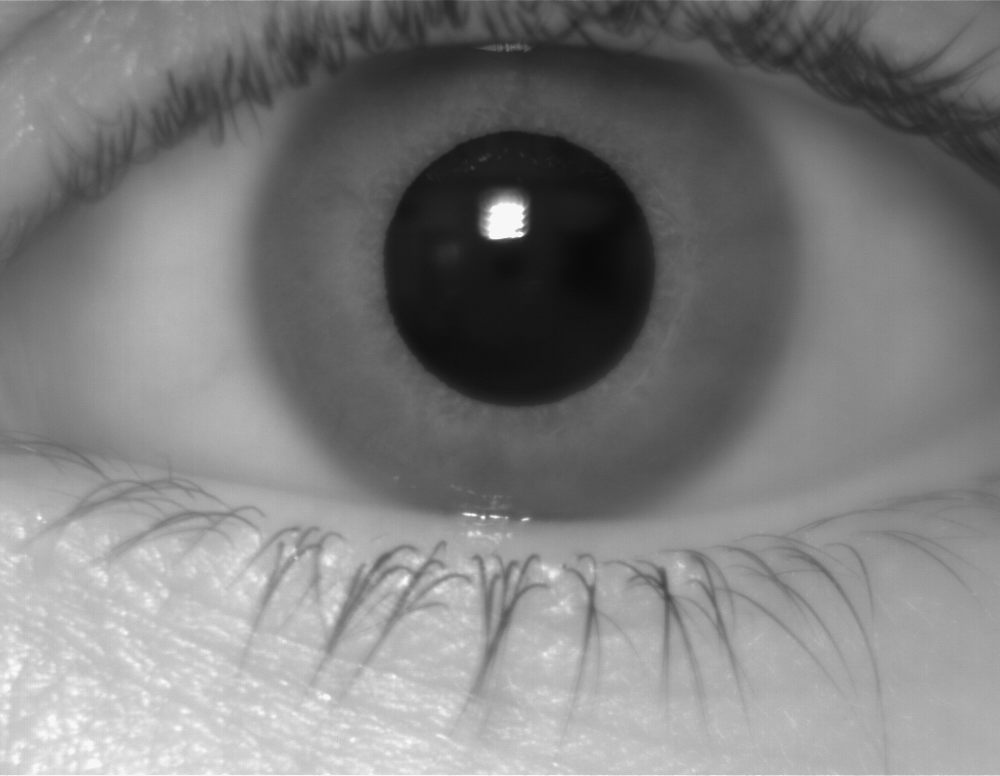
%> input picture Trabalho final/Img_005_L_2.bmp, 1000 x 776 px
$ octave Trabalho_semfuncoes.m   (GNU Octave 9; MATLAB toolbox functions it lacks are replaced by stand-ins)
%> lines starting %> are read from the running program, lines starting %| are printed output that depends on the picture

close all
clc
x=1;y=1;angulo=0;raio=0;distancia = 0;
I = imread('Img_005_L_2.bmp');
%> I is the input picture: size 776x1000 uint8; min 7, max 247, mean 126.3
BW = edge(I);
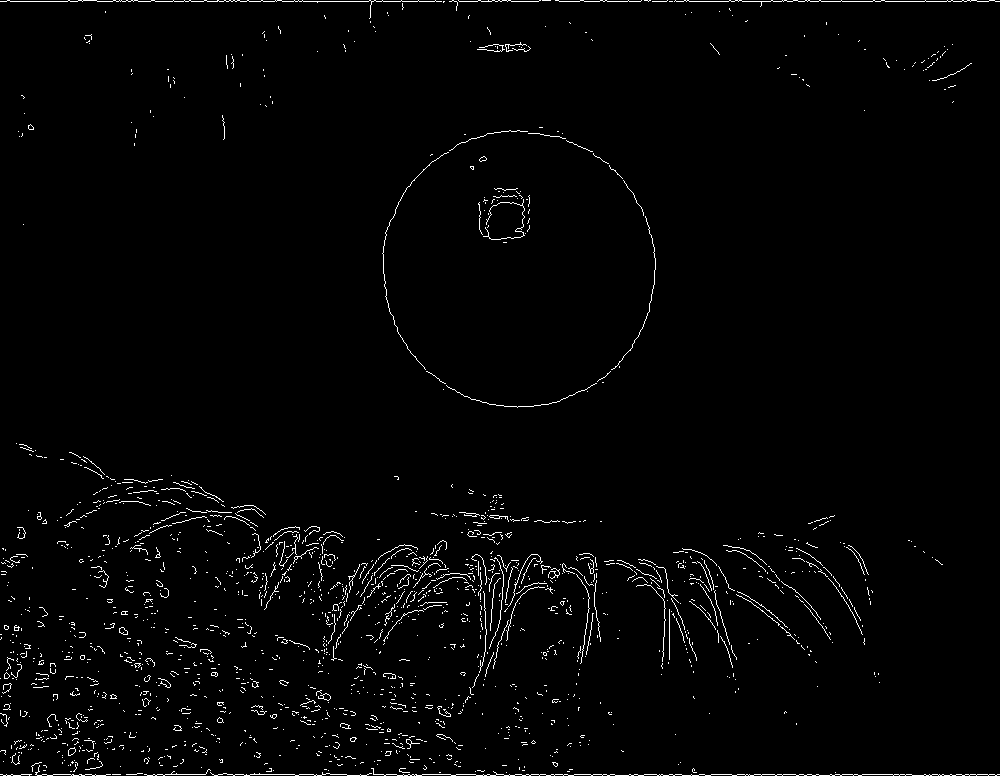
%> BW: size 776x1000 logical; 1.8% white in thin lines or dots
[centers, radii] = imfindcircles(BW,[70 150],'ObjectPolarity','dark', ...
    'Sensitivity',0.97);
%> centers = [518.4 267.2; 594.9 640.1; 784.8 601.6; 405.6 616.5; 179.2 609.3]; radii = [134.7; 76.75; 85.72; 86.56; 117.1]
Centro = centers(1,1:2);
%> Centro = [518.4 267.2]
RaioPupila = (radii(1));
%> RaioPupila = 134.7
RaioIris = 1.8*RaioPupila;
%> RaioIris = 242.4
CentroX = Centro(1,2);
%> CentroX = 267.2
CentroY = Centro(1,1);
%> CentroY = 518.4

%Transforma玢o de coordenadas polares pra coordenadas cartesianas
for angulo = 0:2*pi/511:2*pi
    x=1;
    for raio = RaioPupila:round(RaioIris-RaioPupila)/63:round(RaioIris)
        Cartesiano(x,y) = I(round(raio*sin(angulo)+CentroX),round(raio*cos(angulo)+ CentroY));
        x = x+1;
    end
    y = y+1;
end
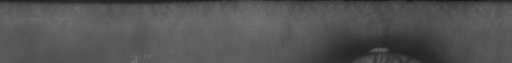
%> Cartesiano: size 63x512 uint8; min 25, max 116, mean 83.6
%> after the loop, y = 513


%Retirada da palpreba superior
for y = 336:430
    for x = 39:64
        Cartesiano(x,y) = 0;
    end
end
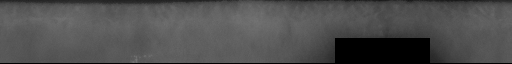
%> Cartesiano: size 64x512 uint8; min 0, max 116, mean 78.6


for y = 1:512
    for x = 1:64
%> (the run ends here)

$ run again, with Trabalho final/Img_005_L_1.bmp copied over Trabalho final/Img_005_L_2.bmp
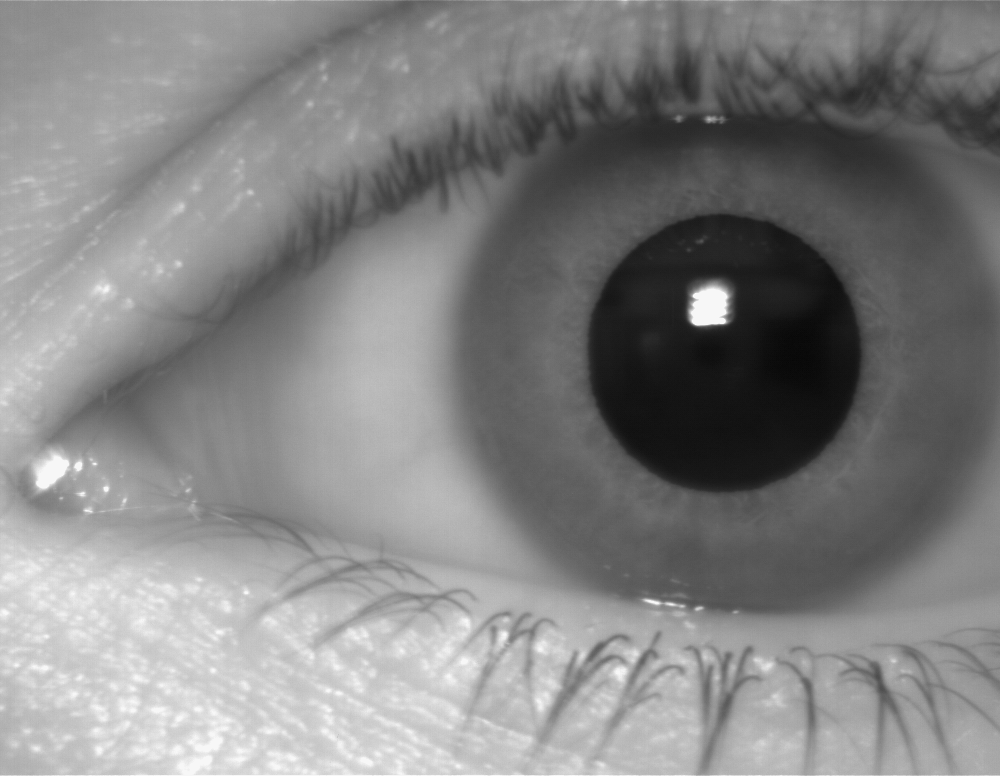
%> input picture Trabalho final/Img_005_L_1.bmp, 1000 x 776 px
%> I is the input picture: size 776x1000 uint8; min 6, max 247, mean 130.8
%> `BW = edge(I);`:
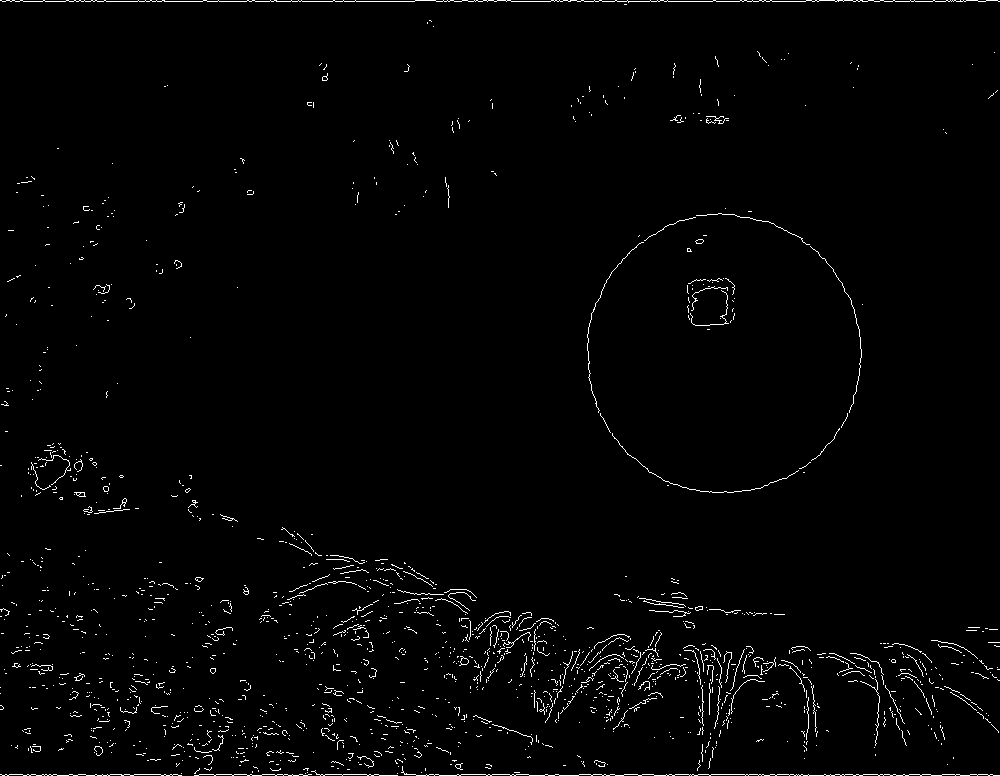
%> BW: size 776x1000 logical; 1.6% white in thin lines or dots
%> centers = [723.9 353.4; 800.5 696.6; 638.7 690.9; 718 705.8; 400.1 681.1; 905.8 732.4]; radii = [137.8; 77.38; 81.71; 90.78; 79.13; 96.95]
%> Centro = [723.9 353.4]
%> RaioPupila = 137.8
%> RaioIris = 248
%> CentroX = 353.4
%> CentroY = 723.9
%> after the loop `for angulo = 0:2*pi/511:2*pi`: y = 513
%> after the loop `for y = 336:430`:
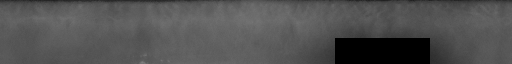
%> Cartesiano: size 64x512 uint8; min 0, max 124, mean 81.6

$ run again, with Trabalho final/Img_005_L_3.bmp copied over Trabalho final/Img_005_L_2.bmp
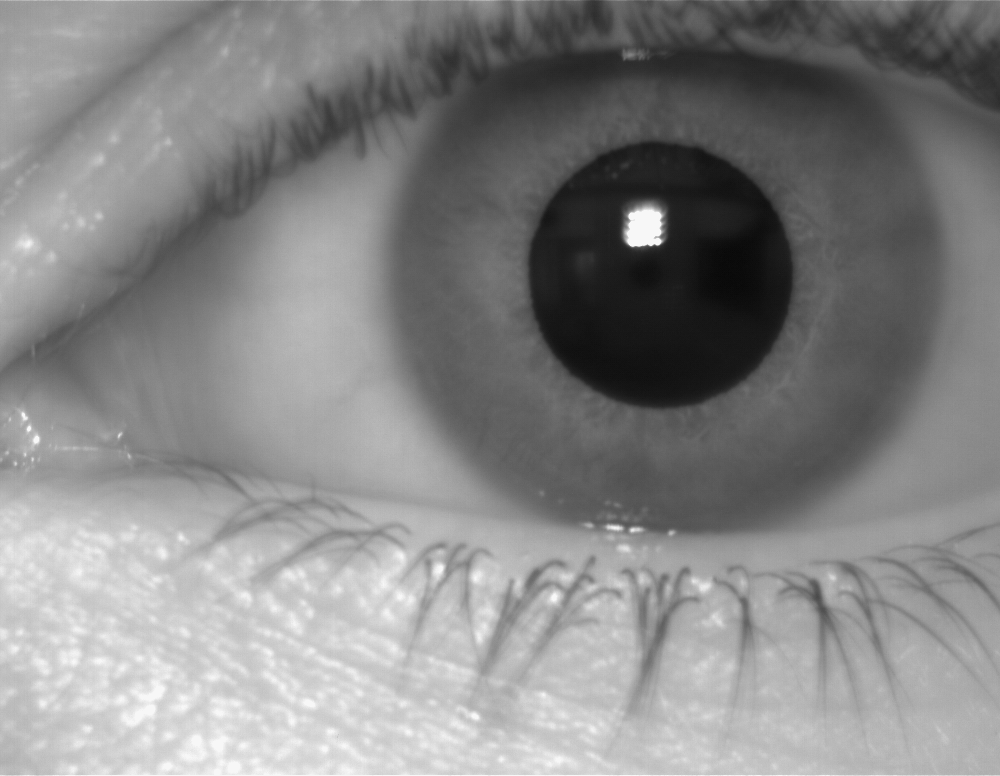
%> input picture Trabalho final/Img_005_L_3.bmp, 1000 x 776 px
%> I is the input picture: size 776x1000 uint8; min 7, max 247, mean 133.6
%> `BW = edge(I);`:
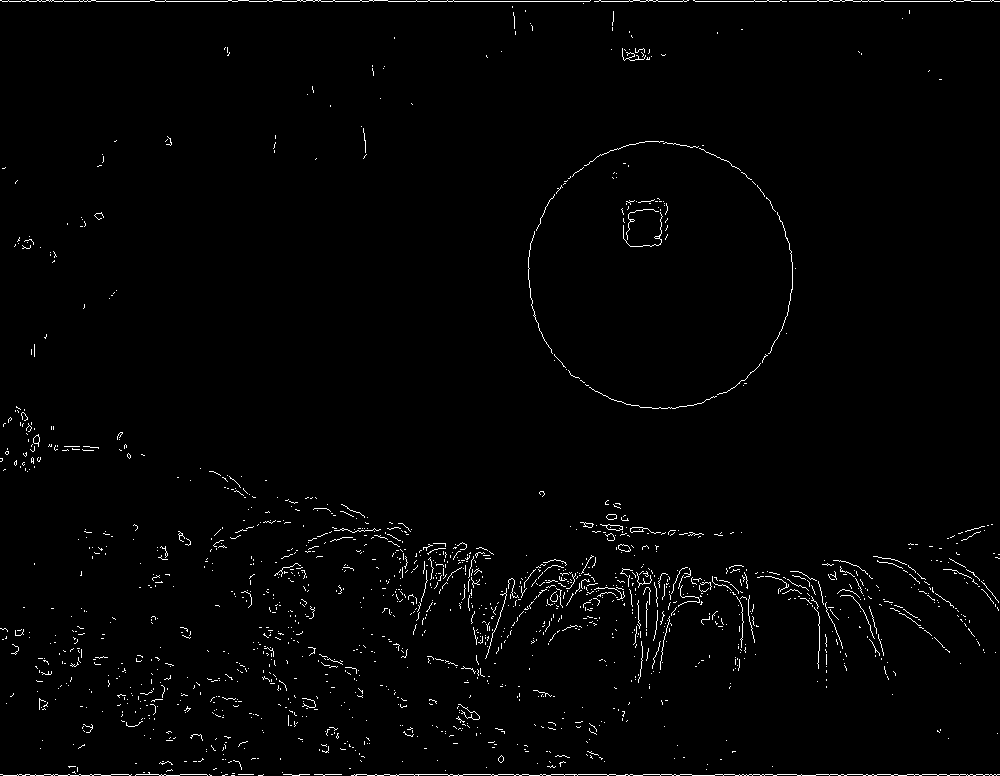
%> BW: size 776x1000 logical; 1.5% white in thin lines or dots
%> centers = [655.8 275.2; 750.9 670.2; 360.9 632.8]; radii = [130.6; 98.46; 97.13]
%> Centro = [655.8 275.2]
%> RaioPupila = 130.6
%> RaioIris = 235.1
%> CentroX = 275.2
%> CentroY = 655.8
%> after the loop `for angulo = 0:2*pi/511:2*pi`: y = 513
%> after the loop `for y = 336:430`:
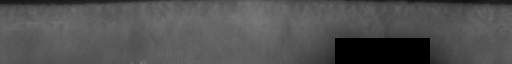
%> Cartesiano: size 64x512 uint8; min 0, max 122, mean 81.4

$ run again, with Trabalho final/Img_005_L_4.bmp copied over Trabalho final/Img_005_L_2.bmp
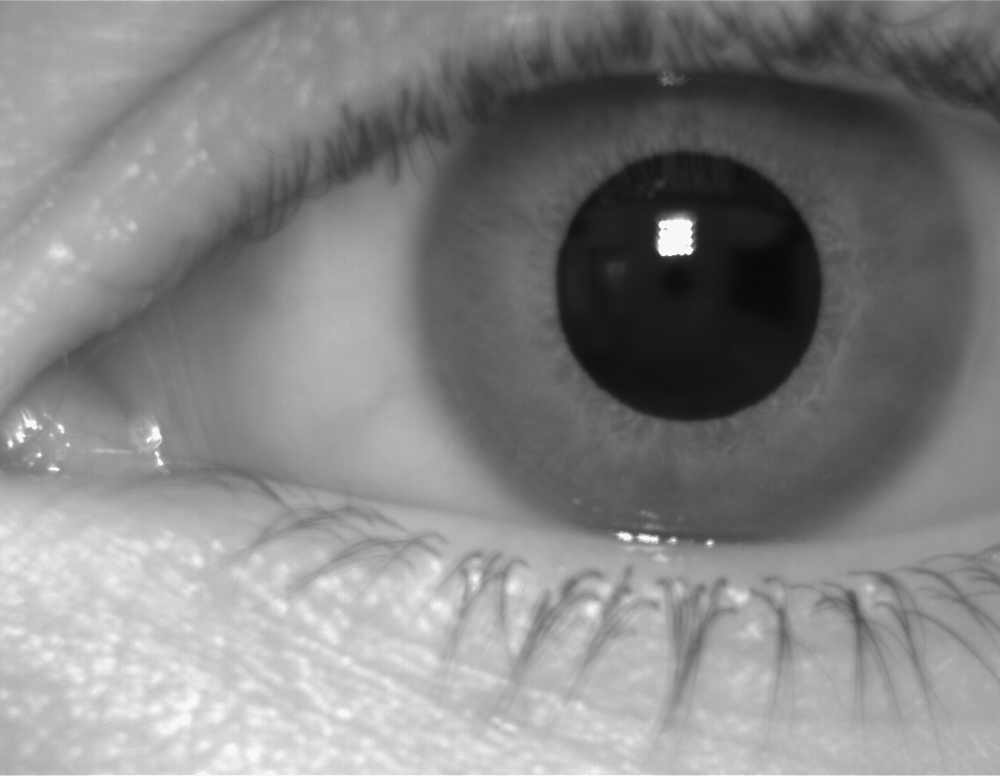
%> input picture Trabalho final/Img_005_L_4.bmp, 1000 x 776 px
%> I is the input picture: size 776x1000 uint8; min 6, max 247, mean 132.3
%> `BW = edge(I);`:
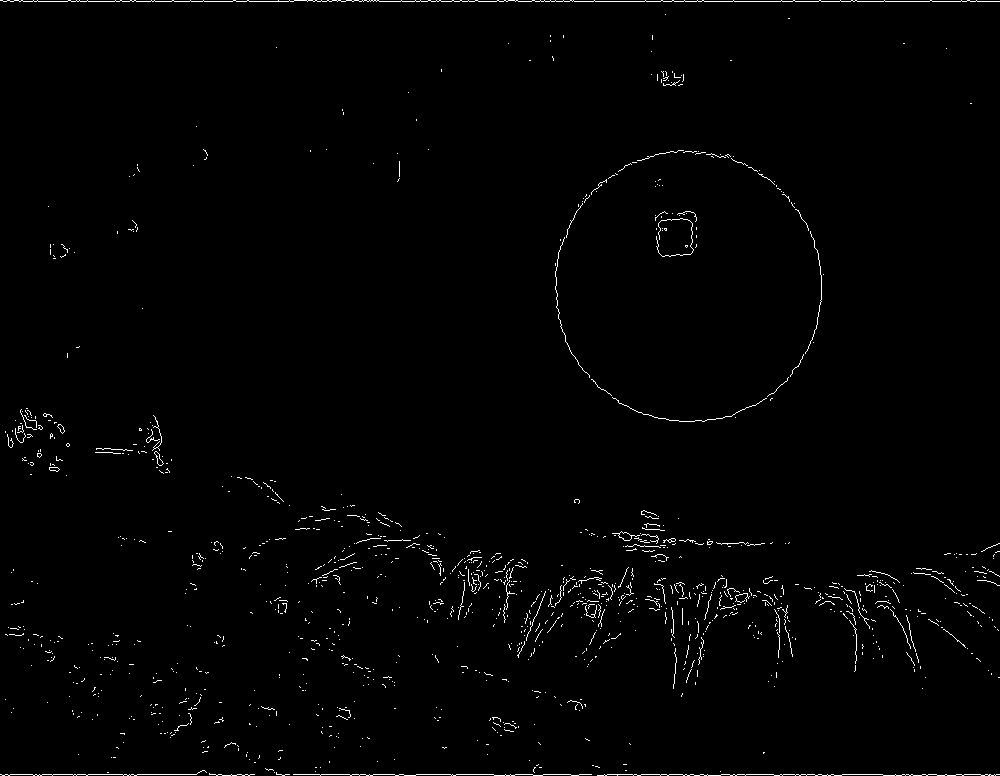
%> BW: size 776x1000 logical; 1.1% white in thin lines or dots
%> centers = [687.8 288.2; 625.4 642.7; 367.1 644.1]; radii = [133.3; 78.77; 73.77]
%> Centro = [687.8 288.2]
%> RaioPupila = 133.3
%> RaioIris = 239.9
%> CentroX = 288.2
%> CentroY = 687.8
%> after the loop `for angulo = 0:2*pi/511:2*pi`: y = 513
%> after the loop `for y = 336:430`:
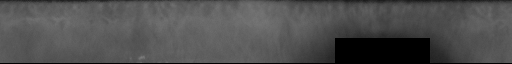
%> Cartesiano: size 64x512 uint8; min 0, max 123, mean 79.1
